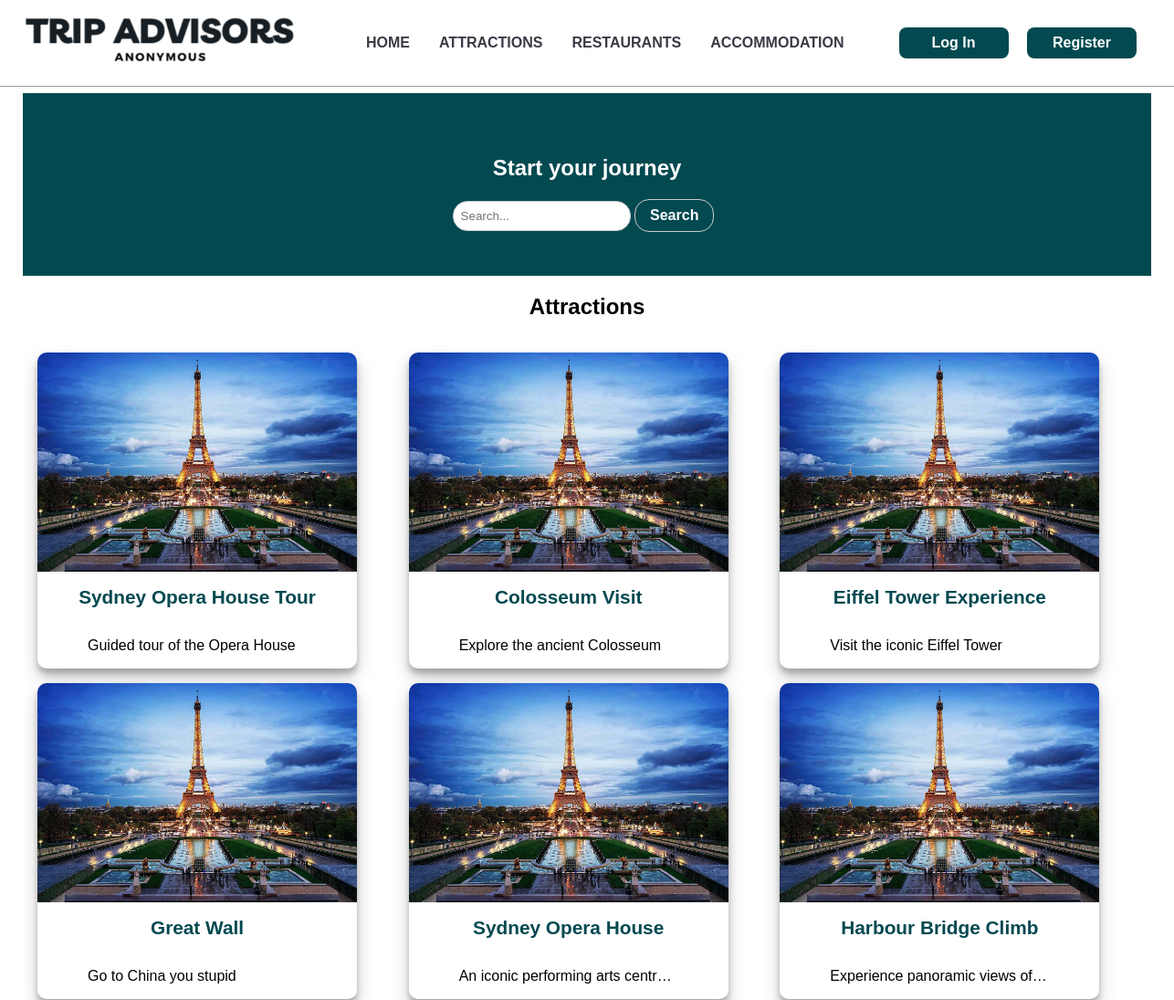
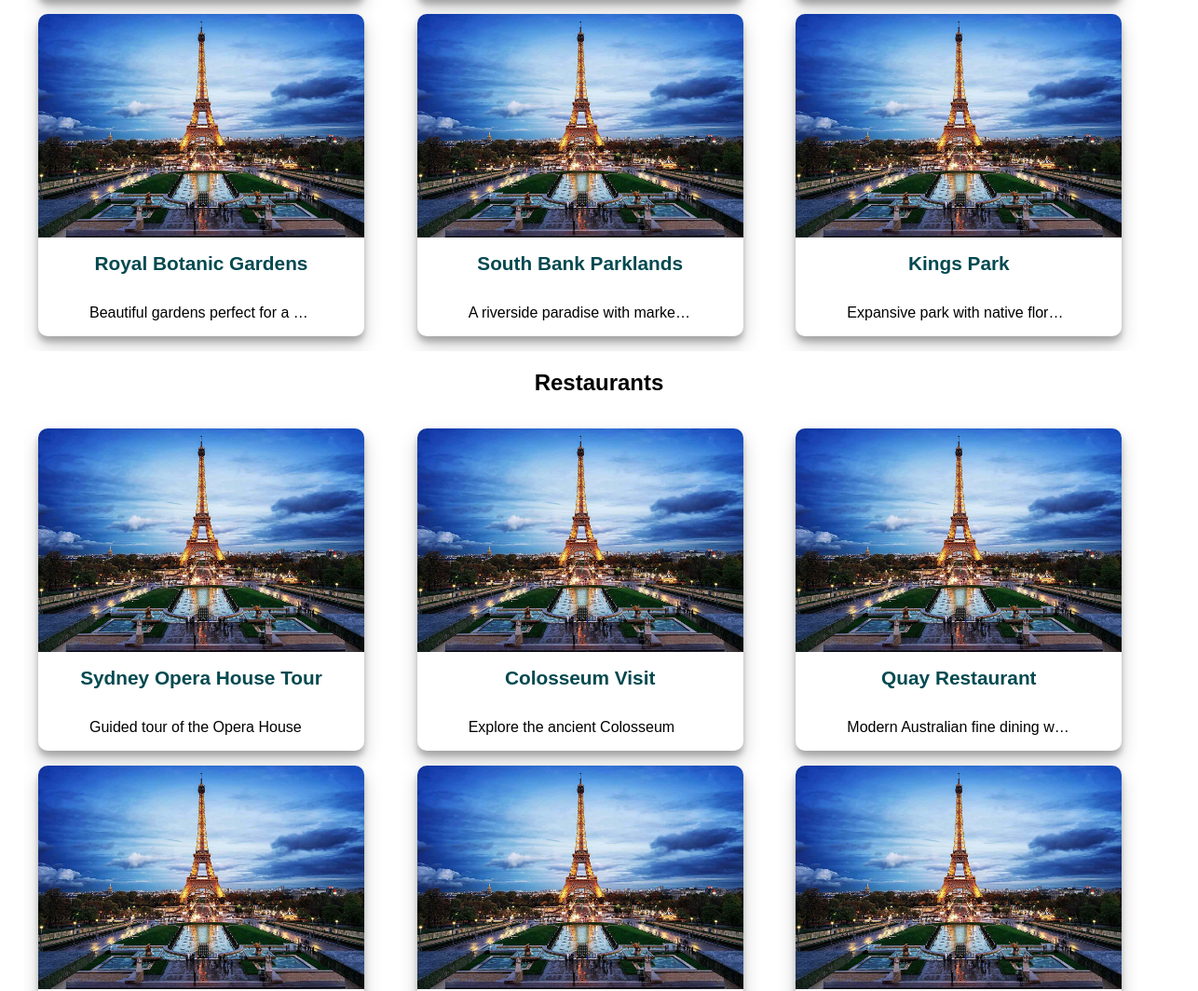
Before: / (upper part) with the older database file (2 pictures, top to bottom).
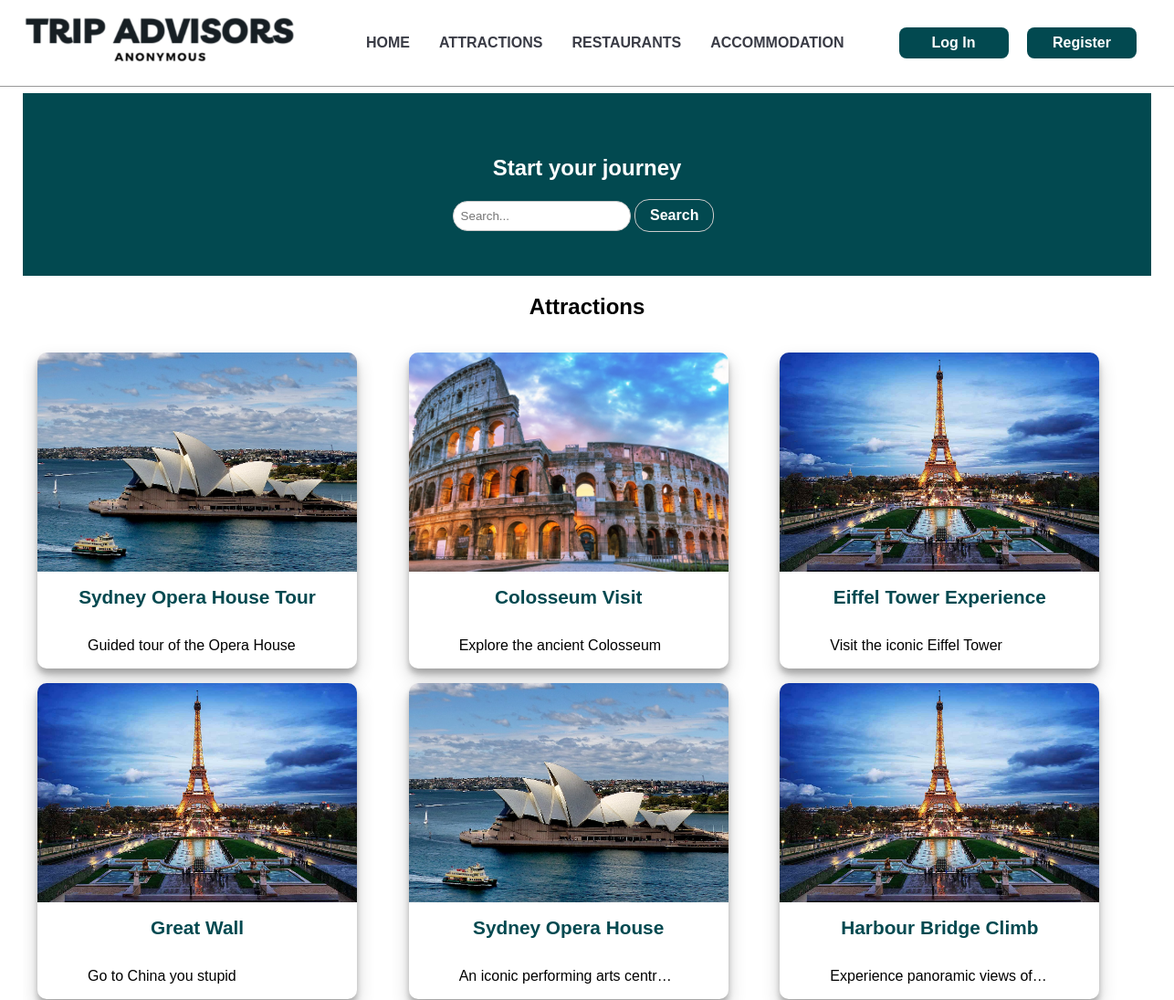
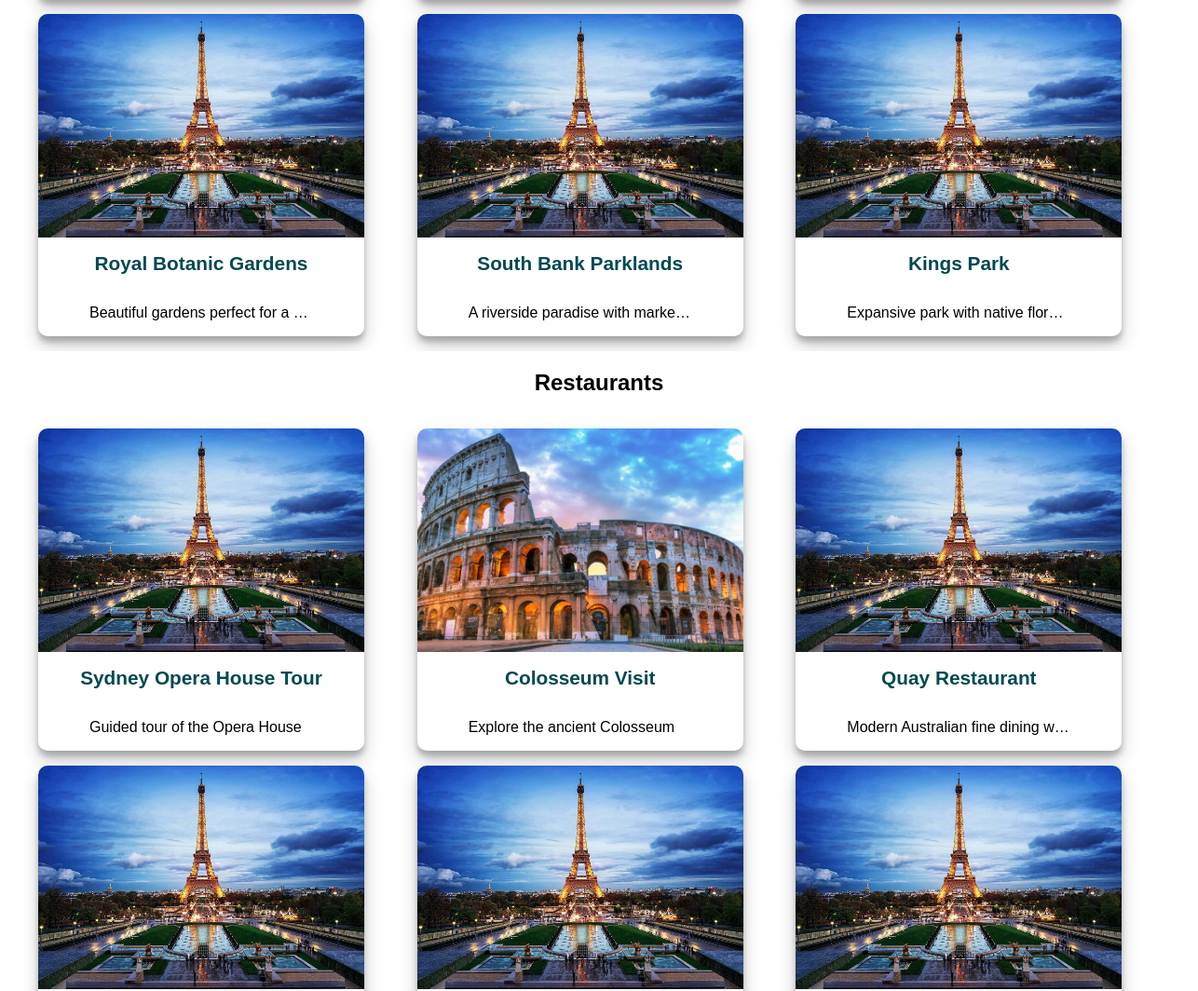
After: the same page with the newer database file (2 pictures, top to bottom).
### tables this page shows
CREATE TABLE "Listings" (
  Listings_ID INTEGER PRIMARY KEY,
  Location TEXT,
  Title TEXT,
  Description TEXT,
  Image TEXT,
  Category_ID INTEGER,
  Address TEXT, `Website` TEXT, `Latitude` FLOAT, `Longitude` FLOAT);

### main.py (the view)
@app.route("/index.html", methods=["GET", "POST"])
@app.route("/", methods=["GET", "POST"])
def index():
    if request.method == "POST":
        searchtext = (request.form.get("searchtext") or "").strip()
        attractions = db.get_listing_by_category_and_search(1,searchtext=searchtext)
        restaurants = db.get_listing_by_category_and_search(2,searchtext=searchtext)
        accommodations = db.get_listing_by_category_and_search(3,searchtext=searchtext)
    else:
        attractions = db.get_listing_by_category(1, row_limit=9)
        restaurants = db.get_listing_by_category(2, row_limit=9)
        accommodations = db.get_listing_by_category(3, row_limit=9)
    return render_template(
        "index.html",
        attractions=attractions,
        restaurants=restaurants,
        accommodations=accommodations,
    )

### database_manager.py (called while the page is built)
def _get_conn():
    conn = sql.connect(DB_PATH)
    conn.row_factory = sql.Row
    return conn

def get_listing_by_category(category_id: int, row_limit: int) -> List[Tuple]:
    conn = _get_conn()
    cur = conn.cursor()
    rows = cur.execute(
        "SELECT * FROM Listings WHERE Category_ID = ? LIMIT ?", (category_id, row_limit)
    ).fetchall()
    conn.close()
    return rows

### templates/index.html (shortened to what this page needs)
{% extends 'layout.html' %} {% block content %}
<section class="search">
  <h2>Start your journey</h2>
  <form class="search-form" method="POST" action="{{ url_for('index') }}">
    <input type="text" name="searchtext" placeholder="Search..." />
    <button type="submit">Search</button>
  </form>
</section>
<h2>Attractions</h2>
<div class="container">
    {% for row in attractions %}
    <a
      class="card-link-wrapper"
      href="{{ url_for('listing_detail', listing_id=row['Listings_ID']) }}"
    >
      <div class="card">
        <img
          class="card-image"
          src="{{ row['Image'] }}"
          alt="Image of {{ row['Title'] }} not loaded."
        />
        <h1 class="card-name">{{ row['Title'] }}</h1>
        <p class="card-about">{{ row['Description'] }}</p>
      </div>
    </a>
    {% endfor %}
</div>
<h2>Restaurants</h2>
<div class="container">
  {% for row in restaurants %}
  <a
    class="card-link-wrapper"
    href="{{ url_for('listing_detail', listing_id=row['Listings_ID']) }}"
  >
    <div class="card">
      <img
        class="card-image"
        src="{{ row['Image'] }}"
        alt="Image of {{ row['Title'] }} not loaded."
      />
      <h1 class="card-name">{{ row['Title'] }}</h1>
      <p class="card-about">{{ row['Description'] }}</p>
    </div>
  </a>
  {% endfor %}
</div>
{% endblock %}

### templates/layout.html (shortened to what this page needs)
<!DOCTYPE html>
<html lang="en">
  <head>
    <link rel="stylesheet" href="/static/css/style.css" />
    <link rel="stylesheet"  href="https://unpkg.com/leaflet/dist/leaflet.css"/>
  </head>
  <body>
    <main>
      {% include "partials/menu.html" %} {% block content %}{% endblock %}
    </main>
  </body>
</html>

### templates/partials/menu.html
<div class="topbar">
<nav>
    <img src="/static/images/logo_text.png", alt="logo" />
    <ul class="topnav">
    <li><a href="/index.html">Home</a></li>
    <li><a href="/attractions.html">Attractions</a></li>
    <li><a href="/restaurants.html">Restaurants</a></li>
    <li><a href="/accommodation.html">Accommodation</a></li>
  </ul>
  <div>
    {% if current_user.is_authenticated %}
    Welcome  {{current_user.username}}
    <a href="/log_out"><button>Log Out</button></a>
    {% else %}
    <a href="/log_in.html"><button>Log In</button></a>
    <a href="/register.html"><button>Register</button></a>
    {% endif %}
    </div>
  </nav>
  </div>

### static/css/style.css (style rules this page uses)
main { width: 1236px; margin: 0 auto; padding: 0 20px; padding-top: 94px; }
nav { display: flex; justify-content: space-between; align-items: center; font-family: Verdana, Geneva, Tahoma, sans-serif; font-weight: bold; background-color: #ffffff; padding: 16px 8px; top: 0; z-index: 1000; width: 1236px; margin: 0 auto; }
.topbar { position: fixed; top: 0; left: 0; width: 100%; background-color: #ffffff; border-bottom: #999999 1px solid; z-index: 999; }
nav a { margin-right: 8px; }
nav img { width: 300px; }
nav ul { list-style: none; display: flex; }
nav li { margin-right: 1rem; padding-left: 4px; padding-right: 4px; }
nav ul li a { text-decoration-line: none; text-transform: uppercase; color: #393b45; }
nav div { text-align: right; border-radius: 4 px; border-color: #024950; }
main button, main .btn { background-color: #024950; border: none; color: white; padding: 8px 16px; text-align: center; display: inline-block; font-size: 16px; border-radius: 8px; font-weight: bold; margin-right: 8px; text-decoration: none; }
nav button { background-color: #024950; border: none; color: white; padding: 8px 16px; text-align: center; display: inline-block; font-size: 16px; border-radius: 8px; font-weight: bold; margin-right: 8px; text-decoration: none; min-width: 120px; }
input[type="text"] { padding: 8px; border: 1px solid #cccccc; border-radius: 16px; }
body { padding: 0; font-family: Arial, sans-serif; background-color: #fff; margin-top: 8px; margin-left: 0px; margin-right: 0px; overflow-x: hidden; }
section h2 { color: #fff; }
.container { display: grid; grid-template-columns: repeat(3, 1fr); grid-gap: 1rem; justify-content: center; align-items: center; margin: 0 auto; padding: 1rem; background-color: #fff; width: 100%; overflow-x: hidden; box-sizing: border-box; }
.card { display: flex; align-items: center; flex-direction: column; width: 350px; background: #fff; box-shadow: 0 10px 20px rgba(0, 0, 0, 0.19), 0 6px 6px rgba(0, 0, 0, 0.23); border-radius: 10px; margin: 0; overflow: hidden; transition: transform 0.3s ease, box-shadow 0.3s ease; }
.card-image { width: 100%; height: 15rem; object-fit: cover; }
.card-link-wrapper { flex: 0 0 calc(33.333% - 1rem); width: 350px; display: block; text-decoration: none; color: inherit; transition: transform 0.3s ease, box-shadow 0.3s ease; }
.card-name { font-size: 1.3rem; margin: 1rem; color: #024950; }
.card-about { text-overflow: ellipsis; width: 15rem; white-space: nowrap; overflow: hidden; margin-bottom: 1rem; }
h2 { font-family: Verdana, Geneva, Tahoma, sans-serif; text-align: center; margin-top: 8 px; }
.search { background-color: #024950; padding: 3rem 1rem; text-align: center; color: white; }
.search button { font-family: Verdana, Geneva, Tahoma, sans-serif; border: solid 1px #cccccc; color: #ffffff; padding: 8px 16px; text-align: center; cursor: pointer; transition: background-color 0.3s ease; border-radius: 16px; }

Changed rows visible on the page:
changed Listings (number 1 of 15 on the later page): Image: a different picture
changed Listings (number 2 of 15 on the later page): Image: a different picture
changed Listings "Sydney Opera House": Image: a different picture
changed Listings (number 11 of 15 on the later page): Image: a different picture
